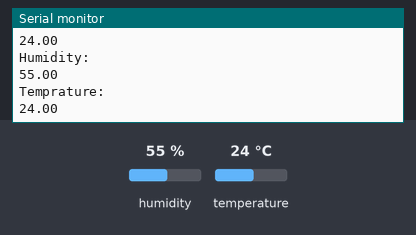
Bench run of a sketch on a simulated Arduino Uno, built with avr-gcc and run on an emulated ATmega328P. Parts: the last lines printed to the serial monitor. The test bench sets the inputs (shaded band); at power-on: humidity 55 %, temperature 24 °C.

Above: at 2.8 s.
2.9 s: humidity set to 22 %
At 4.4 s:
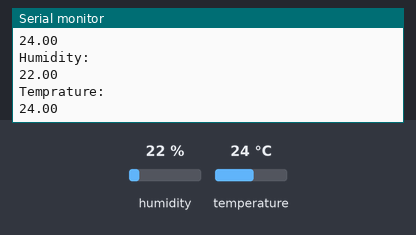
5.6 s: temperature set to 12 °C
At 6.43 s:
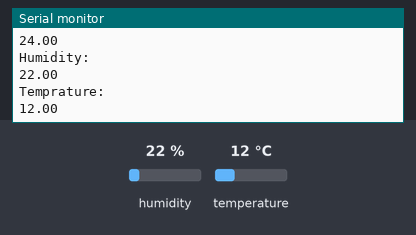
8.3 s: humidity set to 40 %
At 10.48 s:
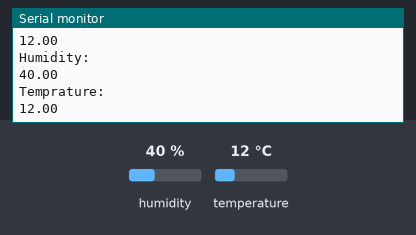
Timing chart, 0 to 12.0 s (numbered marks = the images above; inputs shaded):
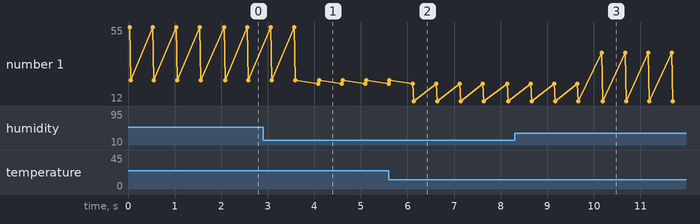

Measured:
- after the input at 2.9 s, the serial monitor: prints a new line after 1.2 s (image 1)
- after the input at 5.6 s, the serial monitor: prints a new line after 0.54 s (image 2)
- after the input at 8.3 s, the serial monitor: prints a new line after 1.9 s (image 3)
- plotted number 1: 24 → 22 after the input at 2.9 s, 22 → 12 after the input at 5.6 s

The sketch:

DHT11_humidity_temprature_sensor.ino
```cpp
#include<DHT.h>

DHT dht(4,DHT11);

void setup()
{
dht.begin();
Serial.begin(9600);
}

void loop()
{
float humidity= dht.readHumidity();
float temp=dht.readTemperature();
Serial.println("Humidity:");
Serial.println(humidity);
Serial.println("Temprature:");
Serial.println(temp);
delay(500);
}
```
